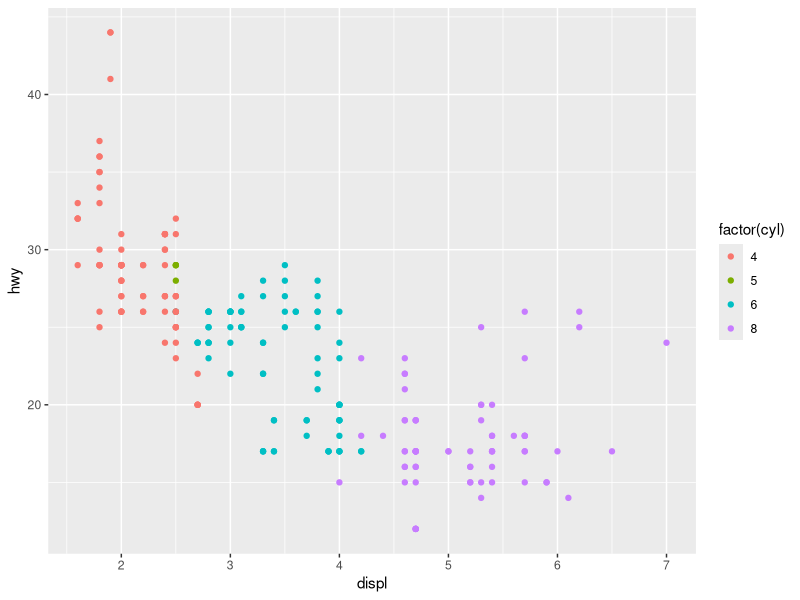
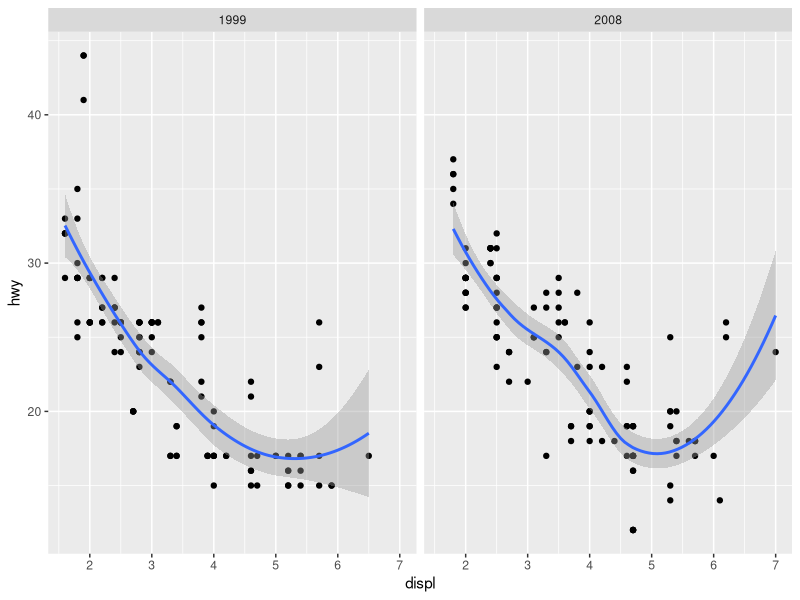

Write R code to recreate these figures, in order.
## ---- chunk 1
library(ggplot2)
head(mpg)
## ---- chunk 2
qplot(displ, hwy, data=mpg, colour=factor(cyl))
## ---- chunk 3
qplot(displ, hwy, data=mpg, facets=. ~ year) + geom_smooth()
## ---- chunk 4
p = qplot(displ, hwy, data=mpg, colour=factor(cyl))
summary(p)
